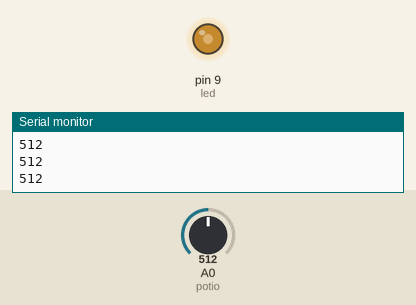
Recording of a sketch running on a simulated Arduino Uno, built with avr-gcc and run on an emulated ATmega328P. On the bench: output pins drawn as LEDs (lit = HIGH), the last lines printed to the serial monitor. The test bench sets the inputs (shaded band); at power-on: A0 (potio) = 512.

Above: at 1.2 s.
1.3 s: A0 (potio) set to 716
At 1.7 s:
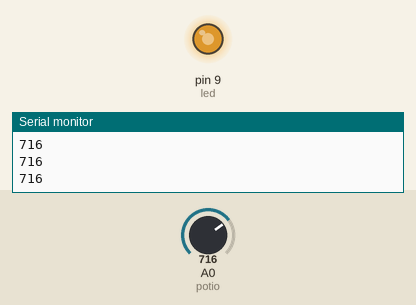
2.8 s: A0 (potio) set to 900
At 4.0 s:
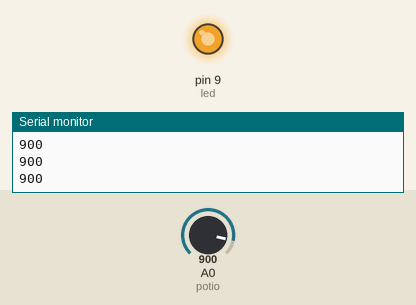
4.3 s: A0 (potio) set to 122
At 5.2 s:
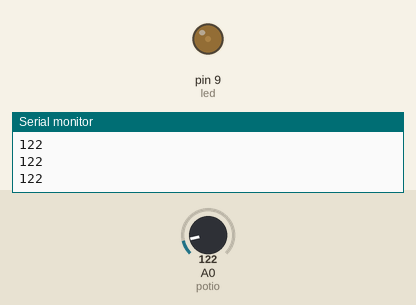
5.8 s: A0 (potio) set to 0
At 6.3 s:
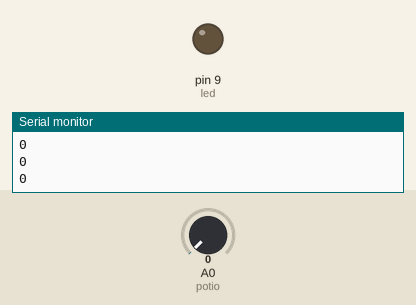
7.3 s: A0 (potio) set to 511
At 8.7 s:
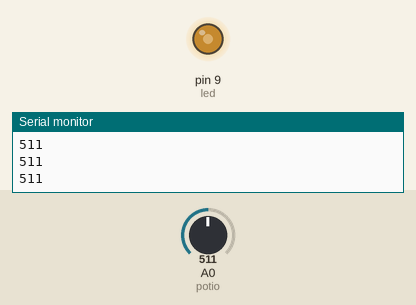
Timing chart, 0 to 9.8 s (numbered marks = the images above; inputs shaded):
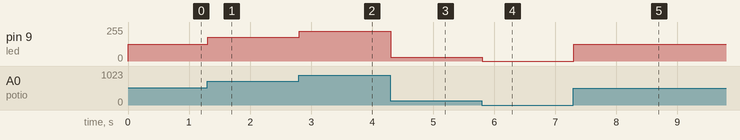

The sketch:

potentio.ino
```cpp
//analogRead/analogWrite takes value ranging from 0 to 255
//potentiometer values range from 0 to 1023
//map(value , fromLow, fromHigh , toLow , toHigh)
//''value'' refferes to value to be converted
//'froLOw' lower boundary of values currrent range
//"from high' upper boundary of values curretn range
//"tolow" lower boundary off target value
//"toHigh" upper boundary of target value

int potio = A0; //analog in
int input;  //store potentiometer value
int led = 9;
int brightness;

void setup() {
  Serial.begin ( 9600 );
  pinMode ( potio , INPUT);
  pinMode ( led , OUTPUT);

}

void loop() {
  // put your main code here, to run repeatedly:
  input = analogRead(potio);
  Serial.println(input);
  brightness= map (input , 0 ,1023,0 , 255);
  analogWrite (led,brightness);
}
```

Measured:
- after the input at 1.3 s, pin 9 (led): 127/255 → 178/255 at once
- after the input at 2.8 s, pin 9 (led): 178/255 → 224/255 at once
- after the input at 4.3 s, pin 9 (led): 224/255 → 30/255 at once
- after the input at 5.8 s, pin 9 (led): 30/255 → 0/255 at once
- after the input at 7.3 s, pin 9 (led): 0/255 → 127/255 at once
